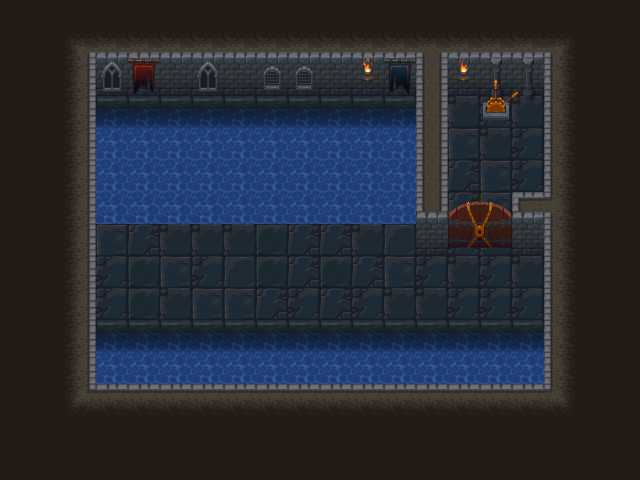

The image is a tile-based game level rendered from a .tmx file. Its description and source (layers, tilesets, objects; grid data summarised) follow:
An orthogonal 20x15 tile map with 32x32 px tiles, 6 tile layers (bg, wall bg, door closed 1, switchoff, ...) and 15 objects (7x collision, 2x key, 2x water, player, door, ...).

<map version="1.0" tiledversion="1.1.4" orientation="orthogonal" renderorder="right-down" width="20" height="15" tilewidth="32" tileheight="32" infinite="0" nextobjectid="27">
 <tileset firstgid="1" name="tiles" tilewidth="32" tileheight="32" tilecount="240" columns="10">
  <image source="maps/tiles.png" width="320" height="768" />
 </tileset>
 <layer name="bg" width="20" height="15">
  <properties>
   <property name="bg" value="0" />
   <property name="tileset" value="tiles" />
  </properties>
  <data>[300 cells, 286 non-empty, 23 distinct tile ids]</data>
 </layer>
 <layer name="wall bg" width="20" height="15">
  <properties>
   <property name="bg" value="1" />
   <property name="tileset" value="tiles" />
  </properties>
  <data>[300 cells, 20 non-empty, 14 distinct tile ids]</data>
 </layer>
 <layer name="door closed 1" width="20" height="15">
  <properties>
   <property name="doorClosed" value="1" />
  </properties>
  <data>[300 cells, 4 non-empty, 4 distinct tile ids]</data>
 </layer>
 <layer name="switchoff" width="20" height="15">
  <properties>
   <property name="switchoff" value="1" />
   <property name="tileset" value="tiles" />
  </properties>
  <data>[300 cells, 4 non-empty, 4 distinct tile ids]</data>
 </layer>
 <layer name="switchon" width="20" height="15">
  <properties>
   <property name="switchon" value="1" />
   <property name="tileset" value="tiles" />
  </properties>
  <data>[300 cells, 2 non-empty, 2 distinct tile ids]</data>
 </layer>
 <layer name="fg" width="20" height="15">
  <properties>
   <property name="fg" value="1" />
   <property name="tileset" value="tiles" />
  </properties>
  <data>[300 cells, 15 non-empty, 2 distinct tile ids]</data>
 </layer>
 <objectgroup name="player">
  <object id="1" name="princess" type="player" x="379.976" y="271.621" width="14.6935" height="14.6935">
   <ellipse />
  </object>
 </objectgroup>
 <objectgroup name="door">
  <properties>
   <property name="door" value="1" />
  </properties>
  <object id="22" name="1" type="door" x="449.077" y="201" width="59.5593" height="41.6">
   <properties>
    <property name="need" value="key1" />
   </properties>
  </object>
 </objectgroup>
 <objectgroup name="opendoor">
  <properties>
   <property name="opendoor" value="1" />
  </properties>
  <object id="24" name="1" x="440.739" y="241.268" width="79.8094" height="21.5421" />
 </objectgroup>
 <objectgroup name="open switch">
  <object id="19" type="opensw" x="465.854" y="92.9666" width="61.9228" height="35.6843" />
 </objectgroup>
 <objectgroup name="item">
  <properties>
   <property name="item" value="1" />
  </properties>
  <object id="12" name="key1" type="key" x="113.895" y="264.136" width="23.0898" height="22.0403">
   <properties>
    <property name="from" value="key1" />
   </properties>
  </object>
 </objectgroup>
 <objectgroup name="water">
  <object id="25" type="water" x="92.0635" y="335.45" width="465.608" height="66.6667" />
  <object id="26" type="water" x="99.4711" y="89.418" width="316.402" height="124.868" />
 </objectgroup>
 <objectgroup name="collision">
  <object id="7" type="collision" x="6.29723" y="0" width="613.98" height="84" />
  <object id="8" type="collision" x="25.1889" y="82.9135" width="71.3686" height="359.992" />
  <object id="9" type="collision" x="543.661" y="83.9631" width="72.4181" height="354.744" />
  <object id="10" type="collision" x="75.5668" y="401.973" width="490.134" height="66.1209" />
  <object id="20" type="collision" x="414.532" y="53.6033" width="34.5444" height="189" />
  <object id="21" type="collision" x="508.283" y="211" width="39.6614" height="31.6" />
  <object id="23" type="collision" x="480.048" y="69.0887" width="30.9708" height="52.4122" />
 </objectgroup>
 <objectgroup name="itemchoose">
  <properties>
   <property name="itemchoose" value="" />
  </properties>
  <object id="13" name="key1" type="key" x="100.393" y="252.202" width="54.576" height="46.1797" />
 </objectgroup>
</map>
